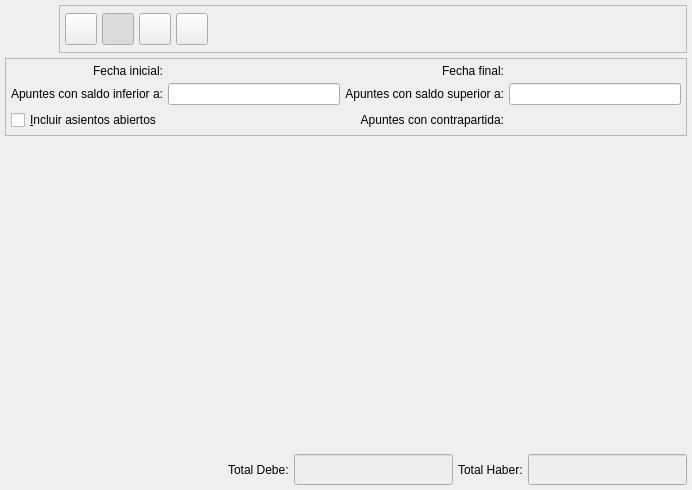
<ui version="4.0" >
 <class>BcDiarioBase</class>
 <widget class="QWidget" name="BcDiarioBase" >
  <property name="geometry" >
   <rect>
    <x>0</x>
    <y>0</y>
    <width>692</width>
    <height>490</height>
   </rect>
  </property>
  <property name="focusPolicy" >
   <enum>Qt::StrongFocus</enum>
  </property>
  <property name="windowTitle" >
   <string>Diario</string>
  </property>
  <property name="windowIcon" >
   <iconset resource="../../bulmages.qrc" >
    <normaloff>:/Images/balance-sheet.svg</normaloff>:/Images/balance-sheet.svg</iconset>
  </property>
  <layout class="QVBoxLayout" >
   <property name="spacing" >
    <number>5</number>
   </property>
   <property name="margin" >
    <number>5</number>
   </property>
   <item>
    <layout class="QHBoxLayout" >
     <property name="spacing" >
      <number>6</number>
     </property>
     <property name="margin" >
      <number>0</number>
     </property>
     <item>
      <widget class="QLabel" name="pixmapLabel1" >
       <property name="sizePolicy" >
        <sizepolicy vsizetype="Fixed" hsizetype="Fixed" >
         <horstretch>0</horstretch>
         <verstretch>0</verstretch>
        </sizepolicy>
       </property>
       <property name="minimumSize" >
        <size>
         <width>48</width>
         <height>48</height>
        </size>
       </property>
       <property name="maximumSize" >
        <size>
         <width>48</width>
         <height>48</height>
        </size>
       </property>
       <property name="pixmap" >
        <pixmap resource="../../bulmages.qrc" >:/Images/balance-sheet.svg</pixmap>
       </property>
       <property name="scaledContents" >
        <bool>true</bool>
       </property>
      </widget>
     </item>
     <item>
      <widget class="QFrame" name="frame_3" >
       <property name="sizePolicy" >
        <sizepolicy vsizetype="Fixed" hsizetype="Expanding" >
         <horstretch>0</horstretch>
         <verstretch>0</verstretch>
        </sizepolicy>
       </property>
       <property name="maximumSize" >
        <size>
         <width>16777215</width>
         <height>48</height>
        </size>
       </property>
       <property name="frameShape" >
        <enum>QFrame::StyledPanel</enum>
       </property>
       <property name="frameShadow" >
        <enum>QFrame::Raised</enum>
       </property>
       <layout class="QHBoxLayout" >
        <property name="spacing" >
         <number>5</number>
        </property>
        <property name="margin" >
         <number>5</number>
        </property>
        <item>
         <widget class="QToolButton" name="mui_imprimir" >
          <property name="minimumSize" >
           <size>
            <width>32</width>
            <height>32</height>
           </size>
          </property>
          <property name="maximumSize" >
           <size>
            <width>32</width>
            <height>32</height>
           </size>
          </property>
          <property name="toolTip" >
           <string>Imprimir</string>
          </property>
          <property name="whatsThis" >
           <string>Imprimir</string>
          </property>
          <property name="text" >
           <string/>
          </property>
          <property name="icon" >
           <iconset resource="../../bulmages.qrc" >
            <normaloff>:/Images/document-print.svg</normaloff>:/Images/document-print.svg</iconset>
          </property>
          <property name="iconSize" >
           <size>
            <width>32</width>
            <height>32</height>
           </size>
          </property>
         </widget>
        </item>
        <item>
         <widget class="QToolButton" name="mui_filtrar" >
          <property name="minimumSize" >
           <size>
            <width>32</width>
            <height>32</height>
           </size>
          </property>
          <property name="maximumSize" >
           <size>
            <width>32</width>
            <height>32</height>
           </size>
          </property>
          <property name="toolTip" >
           <string>Mostrar/ocultar filtro</string>
          </property>
          <property name="whatsThis" >
           <string>Mostrar/ocultar filtro</string>
          </property>
          <property name="text" >
           <string/>
          </property>
          <property name="icon" >
           <iconset resource="../../bulmages.qrc" >
            <normaloff>:/Images/edit-find.svg</normaloff>:/Images/edit-find.svg</iconset>
          </property>
          <property name="iconSize" >
           <size>
            <width>32</width>
            <height>32</height>
           </size>
          </property>
          <property name="checkable" >
           <bool>true</bool>
          </property>
          <property name="checked" >
           <bool>true</bool>
          </property>
         </widget>
        </item>
        <item>
         <widget class="QToolButton" name="mui_configurar" >
          <property name="minimumSize" >
           <size>
            <width>32</width>
            <height>32</height>
           </size>
          </property>
          <property name="maximumSize" >
           <size>
            <width>32</width>
            <height>32</height>
           </size>
          </property>
          <property name="toolTip" >
           <string>Configurar listado</string>
          </property>
          <property name="whatsThis" >
           <string>Configurar listado</string>
          </property>
          <property name="text" >
           <string/>
          </property>
          <property name="icon" >
           <iconset resource="../../bulmages.qrc" >
            <normaloff>:/Images/document-properties.svg</normaloff>:/Images/document-properties.svg</iconset>
          </property>
          <property name="iconSize" >
           <size>
            <width>32</width>
            <height>32</height>
           </size>
          </property>
          <property name="checkable" >
           <bool>true</bool>
          </property>
          <property name="checked" >
           <bool>false</bool>
          </property>
         </widget>
        </item>
        <item>
         <widget class="QToolButton" name="mui_actualizar" >
          <property name="minimumSize" >
           <size>
            <width>32</width>
            <height>32</height>
           </size>
          </property>
          <property name="maximumSize" >
           <size>
            <width>32</width>
            <height>32</height>
           </size>
          </property>
          <property name="toolTip" >
           <string>Actualizar</string>
          </property>
          <property name="whatsThis" >
           <string>Actualizar</string>
          </property>
          <property name="text" >
           <string/>
          </property>
          <property name="icon" >
           <iconset resource="../../bulmages.qrc" >
            <normaloff>:/Images/view-refresh.svg</normaloff>:/Images/view-refresh.svg</iconset>
          </property>
          <property name="iconSize" >
           <size>
            <width>32</width>
            <height>32</height>
           </size>
          </property>
          <property name="shortcut" >
           <string>F5</string>
          </property>
          <property name="checkable" >
           <bool>false</bool>
          </property>
          <property name="checked" >
           <bool>false</bool>
          </property>
         </widget>
        </item>
        <item>
         <spacer>
          <property name="orientation" >
           <enum>Qt::Horizontal</enum>
          </property>
          <property name="sizeType" >
           <enum>QSizePolicy::Expanding</enum>
          </property>
          <property name="sizeHint" stdset="0" >
           <size>
            <width>421</width>
            <height>26</height>
           </size>
          </property>
         </spacer>
        </item>
       </layout>
      </widget>
     </item>
    </layout>
   </item>
   <item>
    <widget class="QFrame" name="frame" >
     <property name="frameShape" >
      <enum>QFrame::StyledPanel</enum>
     </property>
     <property name="frameShadow" >
      <enum>QFrame::Raised</enum>
     </property>
     <layout class="QGridLayout" >
      <property name="margin" >
       <number>5</number>
      </property>
      <property name="spacing" >
       <number>5</number>
      </property>
      <item row="2" column="3" colspan="2" >
       <widget class="QLabel" name="textLabel1_3_2_2" >
        <property name="text" >
         <string>Apuntes con contrapartida:</string>
        </property>
        <property name="alignment" >
         <set>Qt::AlignRight|Qt::AlignTrailing|Qt::AlignVCenter</set>
        </property>
       </widget>
      </item>
      <item row="2" column="5" >
       <widget class="BcBuscarCuenta" native="1" name="mui_contrapartida" />
      </item>
      <item row="1" column="0" colspan="2" >
       <widget class="QLabel" name="textLabel1_3_2" >
        <property name="text" >
         <string>Apuntes con saldo inferior a:</string>
        </property>
        <property name="alignment" >
         <set>Qt::AlignRight|Qt::AlignTrailing|Qt::AlignVCenter</set>
        </property>
       </widget>
      </item>
      <item row="1" column="3" colspan="2" >
       <widget class="QLabel" name="textLabel1_3" >
        <property name="text" >
         <string>Apuntes con saldo superior a:</string>
        </property>
        <property name="alignment" >
         <set>Qt::AlignRight|Qt::AlignTrailing|Qt::AlignVCenter</set>
        </property>
       </widget>
      </item>
      <item row="2" column="0" colspan="3" >
       <widget class="QCheckBox" name="mui_asAbiertos" >
        <property name="text" >
         <string>&amp;Incluir asientos abiertos</string>
        </property>
       </widget>
      </item>
      <item row="1" column="5" >
       <widget class="QLineEdit" name="mui_saldosup" />
      </item>
      <item row="1" column="2" >
       <widget class="QLineEdit" name="mui_saldoinf" />
      </item>
      <item row="0" column="2" >
       <widget class="BlDateSearch" native="1" name="mui_fechainicial" >
        <property name="sizePolicy" >
         <sizepolicy vsizetype="Preferred" hsizetype="Preferred" >
          <horstretch>0</horstretch>
          <verstretch>0</verstretch>
         </sizepolicy>
        </property>
        <property name="minimumSize" >
         <size>
          <width>150</width>
          <height>0</height>
         </size>
        </property>
       </widget>
      </item>
      <item row="0" column="0" colspan="2" >
       <widget class="QLabel" name="TextLabel1_3" >
        <property name="text" >
         <string>Fecha inicial:</string>
        </property>
        <property name="alignment" >
         <set>Qt::AlignRight|Qt::AlignTrailing|Qt::AlignVCenter</set>
        </property>
       </widget>
      </item>
      <item row="0" column="5" >
       <widget class="BlDateSearch" native="1" name="mui_fechafinal" >
        <property name="minimumSize" >
         <size>
          <width>150</width>
          <height>0</height>
         </size>
        </property>
       </widget>
      </item>
      <item row="0" column="3" colspan="2" >
       <widget class="QLabel" name="TextLabel1_2_2" >
        <property name="text" >
         <string>Fecha final:</string>
        </property>
        <property name="alignment" >
         <set>Qt::AlignRight|Qt::AlignTrailing|Qt::AlignVCenter</set>
        </property>
       </widget>
      </item>
     </layout>
    </widget>
   </item>
   <item>
    <widget class="BcDiarioSubForm" name="mui_list" >
     <property name="sizePolicy" >
      <sizepolicy vsizetype="Expanding" hsizetype="Expanding" >
       <horstretch>0</horstretch>
       <verstretch>0</verstretch>
      </sizepolicy>
     </property>
    </widget>
   </item>
   <item>
    <layout class="QHBoxLayout" >
     <property name="spacing" >
      <number>5</number>
     </property>
     <property name="margin" >
      <number>0</number>
     </property>
     <item>
      <spacer>
       <property name="orientation" >
        <enum>Qt::Horizontal</enum>
       </property>
       <property name="sizeType" >
        <enum>QSizePolicy::Expanding</enum>
       </property>
       <property name="sizeHint" stdset="0" >
        <size>
         <width>151</width>
         <height>16</height>
        </size>
       </property>
      </spacer>
     </item>
     <item>
      <widget class="QLabel" name="TextLabel2" >
       <property name="text" >
        <string>Total Debe:</string>
       </property>
      </widget>
     </item>
     <item>
      <widget class="QLineEdit" name="totaldebe" >
       <property name="enabled" >
        <bool>true</bool>
       </property>
       <property name="sizePolicy" >
        <sizepolicy vsizetype="Fixed" hsizetype="Fixed" >
         <horstretch>0</horstretch>
         <verstretch>0</verstretch>
        </sizepolicy>
       </property>
       <property name="palette" >
        <palette>
         <active>
          <colorrole role="Base" >
           <brush brushstyle="SolidPattern" >
            <color alpha="255" >
             <red>238</red>
             <green>238</green>
             <blue>238</blue>
            </color>
           </brush>
          </colorrole>
         </active>
         <inactive>
          <colorrole role="Base" >
           <brush brushstyle="SolidPattern" >
            <color alpha="255" >
             <red>238</red>
             <green>238</green>
             <blue>238</blue>
            </color>
           </brush>
          </colorrole>
         </inactive>
         <disabled>
          <colorrole role="Base" >
           <brush brushstyle="SolidPattern" >
            <color alpha="255" >
             <red>255</red>
             <green>255</green>
             <blue>255</blue>
            </color>
           </brush>
          </colorrole>
         </disabled>
        </palette>
       </property>
       <property name="font" >
        <font>
         <family>Sans Serif</family>
         <pointsize>12</pointsize>
         <weight>75</weight>
         <italic>false</italic>
         <bold>true</bold>
         <underline>false</underline>
         <strikeout>false</strikeout>
        </font>
       </property>
       <property name="focusPolicy" >
        <enum>Qt::NoFocus</enum>
       </property>
       <property name="alignment" >
        <set>Qt::AlignRight</set>
       </property>
       <property name="readOnly" >
        <bool>true</bool>
       </property>
      </widget>
     </item>
     <item>
      <widget class="QLabel" name="TextLabel2_2" >
       <property name="text" >
        <string>Total Haber:</string>
       </property>
      </widget>
     </item>
     <item>
      <widget class="QLineEdit" name="totalhaber" >
       <property name="enabled" >
        <bool>true</bool>
       </property>
       <property name="sizePolicy" >
        <sizepolicy vsizetype="Fixed" hsizetype="Fixed" >
         <horstretch>0</horstretch>
         <verstretch>0</verstretch>
        </sizepolicy>
       </property>
       <property name="palette" >
        <palette>
         <active>
          <colorrole role="Base" >
           <brush brushstyle="SolidPattern" >
            <color alpha="255" >
             <red>238</red>
             <green>238</green>
             <blue>238</blue>
            </color>
           </brush>
          </colorrole>
         </active>
         <inactive>
          <colorrole role="Base" >
           <brush brushstyle="SolidPattern" >
            <color alpha="255" >
             <red>238</red>
             <green>238</green>
             <blue>238</blue>
            </color>
           </brush>
          </colorrole>
         </inactive>
         <disabled>
          <colorrole role="Base" >
           <brush brushstyle="SolidPattern" >
            <color alpha="255" >
             <red>255</red>
             <green>255</green>
             <blue>255</blue>
            </color>
           </brush>
          </colorrole>
         </disabled>
        </palette>
       </property>
       <property name="font" >
        <font>
         <family>Sans Serif</family>
         <pointsize>12</pointsize>
         <weight>75</weight>
         <italic>false</italic>
         <bold>true</bold>
         <underline>false</underline>
         <strikeout>false</strikeout>
        </font>
       </property>
       <property name="focusPolicy" >
        <enum>Qt::NoFocus</enum>
       </property>
       <property name="alignment" >
        <set>Qt::AlignRight</set>
       </property>
       <property name="readOnly" >
        <bool>true</bool>
       </property>
      </widget>
     </item>
    </layout>
   </item>
  </layout>
 </widget>
 <layoutdefault spacing="2" margin="5" />
 <customwidgets>
  <customwidget>
   <class>BcBuscarCuenta</class>
   <extends>QWidget</extends>
   <header>bcbuscarcuenta.h</header>
  </customwidget>
  <customwidget>
   <class>BcDiarioSubForm</class>
   <extends>QFrame</extends>
   <header>bcdiariosubform.h</header>
   <container>1</container>
  </customwidget>
  <customwidget>
   <class>BlDateSearch</class>
   <extends>QWidget</extends>
   <header>../../bulmalib/src/bldatesearch.h</header>
  </customwidget>
 </customwidgets>
 <resources>
  <include location="../../bulmages.qrc" />
 </resources>
 <connections>
  <connection>
   <sender>mui_filtrar</sender>
   <signal>toggled(bool)</signal>
   <receiver>frame</receiver>
   <slot>setShown(bool)</slot>
   <hints>
    <hint type="sourcelabel" >
     <x>155</x>
     <y>37</y>
    </hint>
    <hint type="destinationlabel" >
     <x>249</x>
     <y>88</y>
    </hint>
   </hints>
  </connection>
 </connections>
</ui>
